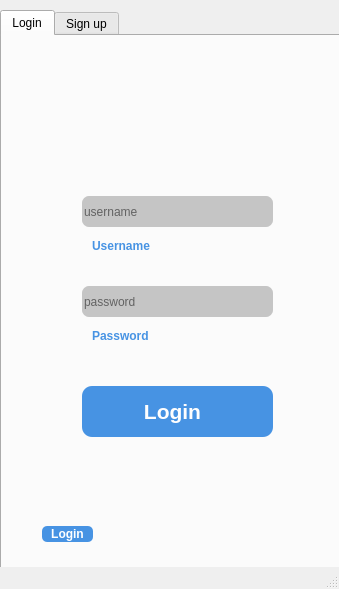
<?xml version="1.0" encoding="UTF-8"?>
<ui version="4.0">
 <class>MainWindow</class>
 <widget class="QMainWindow" name="MainWindow">
  <property name="geometry">
   <rect>
    <x>0</x>
    <y>0</y>
    <width>339</width>
    <height>589</height>
   </rect>
  </property>
  <property name="windowTitle">
   <string>MainWindow</string>
  </property>
  <widget class="QWidget" name="centralwidget">
   <widget class="QTabWidget" name="login">
    <property name="geometry">
     <rect>
      <x>0</x>
      <y>10</y>
      <width>341</width>
      <height>561</height>
     </rect>
    </property>
    <property name="minimumSize">
     <size>
      <width>341</width>
      <height>561</height>
     </size>
    </property>
    <property name="maximumSize">
     <size>
      <width>341</width>
      <height>561</height>
     </size>
    </property>
    <property name="styleSheet">
     <string notr="true"/>
    </property>
    <property name="tabPosition">
     <enum>QTabWidget::North</enum>
    </property>
    <property name="currentIndex">
     <number>0</number>
    </property>
    <property name="usesScrollButtons">
     <bool>false</bool>
    </property>
    <property name="documentMode">
     <bool>false</bool>
    </property>
    <property name="tabsClosable">
     <bool>false</bool>
    </property>
    <property name="movable">
     <bool>false</bool>
    </property>
    <property name="tabBarAutoHide">
     <bool>false</bool>
    </property>
    <widget class="QWidget" name="tab">
     <attribute name="title">
      <string>Login</string>
     </attribute>
     <widget class="QPushButton" name="Logbut">
      <property name="geometry">
       <rect>
        <x>80</x>
        <y>350</y>
        <width>191</width>
        <height>51</height>
       </rect>
      </property>
      <property name="styleSheet">
       <string notr="true">
QPushButton{

border-radius: 10px ;
background-color: rgb(71, 147, 227);

}</string>
      </property>
      <property name="text">
       <string/>
      </property>
     </widget>
     <widget class="QLabel" name="label">
      <property name="geometry">
       <rect>
        <x>140</x>
        <y>360</y>
        <width>61</width>
        <height>31</height>
       </rect>
      </property>
      <property name="styleSheet">
       <string notr="true"/>
      </property>
      <property name="text">
       <string>&lt;!DOCTYPE HTML PUBLIC &quot;-//W3C//DTD HTML 4.0//EN&quot; &quot;http://www.w3.org/TR/REC-html40/strict.dtd&quot;&gt;
&lt;html&gt;&lt;head&gt;&lt;meta name=&quot;qrichtext&quot; content=&quot;1&quot; /&gt;&lt;style type=&quot;text/css&quot;&gt;
p, li { white-space: pre-wrap; }
&lt;/style&gt;&lt;/head&gt;&lt;body style=&quot; font-family:'MS Shell Dlg 2'; font-size:8pt; font-weight:400; font-style:normal;&quot;&gt;
&lt;p align=&quot;center&quot; style=&quot; margin-top:12px; margin-bottom:12px; margin-left:0px; margin-right:0px; -qt-block-indent:0; text-indent:0px;&quot;&gt;&lt;span style=&quot; font-size:16pt; font-weight:600; color:#fefefe;&quot;&gt;Login&lt;/span&gt;&lt;/p&gt;&lt;/body&gt;&lt;/html&gt;</string>
      </property>
     </widget>
     <widget class="QLabel" name="label_2">
      <property name="geometry">
       <rect>
        <x>40</x>
        <y>490</y>
        <width>51</width>
        <height>16</height>
       </rect>
      </property>
      <property name="styleSheet">
       <string notr="true">background-color: rgb(71, 147, 227);
border-radius:5px;
</string>
      </property>
      <property name="text">
       <string>&lt;html&gt;&lt;head/&gt;&lt;body&gt;&lt;p align=&quot;center&quot;&gt;&lt;span style=&quot; font-weight:600; color:#ffffff;&quot;&gt;Login&lt;/span&gt;&lt;/p&gt;&lt;/body&gt;&lt;/html&gt;</string>
      </property>
     </widget>
     <widget class="QLineEdit" name="username">
      <property name="geometry">
       <rect>
        <x>80</x>
        <y>160</y>
        <width>191</width>
        <height>31</height>
       </rect>
      </property>
      <property name="styleSheet">
       <string notr="true">border-radius: 7px ;
background-color: rgb(197, 197, 197);</string>
      </property>
      <property name="text">
       <string/>
      </property>
      <property name="placeholderText">
       <string>username</string>
      </property>
     </widget>
     <widget class="QLabel" name="label_3">
      <property name="geometry">
       <rect>
        <x>90</x>
        <y>200</y>
        <width>121</width>
        <height>21</height>
       </rect>
      </property>
      <property name="text">
       <string>&lt;html&gt;&lt;head/&gt;&lt;body&gt;&lt;p&gt;&lt;span style=&quot; font-weight:600; color:#4793e3;&quot;&gt;   Username&lt;/span&gt;&lt;/p&gt;&lt;/body&gt;&lt;/html&gt;</string>
      </property>
     </widget>
     <widget class="QLineEdit" name="password">
      <property name="geometry">
       <rect>
        <x>80</x>
        <y>250</y>
        <width>191</width>
        <height>31</height>
       </rect>
      </property>
      <property name="styleSheet">
       <string notr="true">background-color: rgb(197, 197, 197);
border-radius: 7px ;</string>
      </property>
      <property name="echoMode">
       <enum>QLineEdit::Password</enum>
      </property>
      <property name="placeholderText">
       <string>password</string>
      </property>
     </widget>
     <widget class="QLabel" name="label_4">
      <property name="geometry">
       <rect>
        <x>90</x>
        <y>290</y>
        <width>111</width>
        <height>21</height>
       </rect>
      </property>
      <property name="text">
       <string>&lt;html&gt;&lt;head/&gt;&lt;body&gt;&lt;p&gt;&lt;span style=&quot; font-weight:600; color:#4793e3;&quot;&gt;Password&lt;/span&gt;&lt;/p&gt;&lt;/body&gt;&lt;/html&gt;</string>
      </property>
     </widget>
     <widget class="QLabel" name="label_5">
      <property name="geometry">
       <rect>
        <x>130</x>
        <y>20</y>
        <width>81</width>
        <height>61</height>
       </rect>
      </property>
      <property name="text">
       <string/>
      </property>
      <property name="pixmap">
       <pixmap>../logo.png</pixmap>
      </property>
     </widget>
    </widget>
    <widget class="QWidget" name="tab_2">
     <attribute name="title">
      <string>Sign up</string>
     </attribute>
     <widget class="QLineEdit" name="user">
      <property name="geometry">
       <rect>
        <x>60</x>
        <y>100</y>
        <width>221</width>
        <height>31</height>
       </rect>
      </property>
      <property name="styleSheet">
       <string notr="true">background-color: rgb(197, 197, 197);
border-radius: 7px;</string>
      </property>
      <property name="placeholderText">
       <string>username</string>
      </property>
     </widget>
     <widget class="QLineEdit" name="passwoed">
      <property name="geometry">
       <rect>
        <x>60</x>
        <y>290</y>
        <width>221</width>
        <height>31</height>
       </rect>
      </property>
      <property name="styleSheet">
       <string notr="true">background-color: rgb(197, 197, 197);
border-radius: 7px;</string>
      </property>
      <property name="echoMode">
       <enum>QLineEdit::Password</enum>
      </property>
      <property name="placeholderText">
       <string>password</string>
      </property>
     </widget>
     <widget class="QLineEdit" name="confpass">
      <property name="geometry">
       <rect>
        <x>60</x>
        <y>360</y>
        <width>221</width>
        <height>31</height>
       </rect>
      </property>
      <property name="styleSheet">
       <string notr="true">background-color: rgb(197, 197, 197);
border-radius: 7px;</string>
      </property>
      <property name="echoMode">
       <enum>QLineEdit::Password</enum>
      </property>
      <property name="placeholderText">
       <string>confirm password</string>
      </property>
     </widget>
     <widget class="QLineEdit" name="email">
      <property name="geometry">
       <rect>
        <x>60</x>
        <y>220</y>
        <width>221</width>
        <height>31</height>
       </rect>
      </property>
      <property name="styleSheet">
       <string notr="true">background-color: rgb(197, 197, 197);
border-radius: 7px;</string>
      </property>
      <property name="placeholderText">
       <string>email@e.com</string>
      </property>
     </widget>
     <widget class="QLabel" name="label_11">
      <property name="geometry">
       <rect>
        <x>70</x>
        <y>130</y>
        <width>121</width>
        <height>21</height>
       </rect>
      </property>
      <property name="text">
       <string>&lt;html&gt;&lt;head/&gt;&lt;body&gt;&lt;p&gt;&lt;span style=&quot; font-weight:600; color:#4793e3;&quot;&gt;   Username&lt;/span&gt;&lt;/p&gt;&lt;/body&gt;&lt;/html&gt;</string>
      </property>
     </widget>
     <widget class="QLabel" name="label_12">
      <property name="geometry">
       <rect>
        <x>70</x>
        <y>250</y>
        <width>121</width>
        <height>21</height>
       </rect>
      </property>
      <property name="text">
       <string>&lt;html&gt;&lt;head/&gt;&lt;body&gt;&lt;p&gt;&lt;span style=&quot; font-weight:600; color:#4793e3;&quot;&gt;Email&lt;/span&gt;&lt;/p&gt;&lt;/body&gt;&lt;/html&gt;</string>
      </property>
     </widget>
     <widget class="QLabel" name="label_13">
      <property name="geometry">
       <rect>
        <x>70</x>
        <y>320</y>
        <width>121</width>
        <height>21</height>
       </rect>
      </property>
      <property name="text">
       <string>&lt;html&gt;&lt;head/&gt;&lt;body&gt;&lt;p&gt;&lt;span style=&quot; font-weight:600; color:#4793e3;&quot;&gt;Password&lt;/span&gt;&lt;/p&gt;&lt;/body&gt;&lt;/html&gt;</string>
      </property>
     </widget>
     <widget class="QLabel" name="label_14">
      <property name="geometry">
       <rect>
        <x>70</x>
        <y>390</y>
        <width>121</width>
        <height>21</height>
       </rect>
      </property>
      <property name="text">
       <string>&lt;html&gt;&lt;head/&gt;&lt;body&gt;&lt;p&gt;&lt;span style=&quot; font-weight:600; color:#4793e3;&quot;&gt;Confirm Password&lt;/span&gt;&lt;/p&gt;&lt;/body&gt;&lt;/html&gt;</string>
      </property>
     </widget>
     <widget class="QPushButton" name="Logbut_3">
      <property name="geometry">
       <rect>
        <x>70</x>
        <y>430</y>
        <width>201</width>
        <height>51</height>
       </rect>
      </property>
      <property name="styleSheet">
       <string notr="true">
QPushButton{

border-radius: 10px ;
background-color: rgb(71, 147, 227);

}</string>
      </property>
      <property name="text">
       <string/>
      </property>
     </widget>
     <widget class="QLabel" name="label_15">
      <property name="geometry">
       <rect>
        <x>120</x>
        <y>440</y>
        <width>121</width>
        <height>31</height>
       </rect>
      </property>
      <property name="styleSheet">
       <string notr="true"/>
      </property>
      <property name="text">
       <string>&lt;!DOCTYPE HTML PUBLIC &quot;-//W3C//DTD HTML 4.0//EN&quot; &quot;http://www.w3.org/TR/REC-html40/strict.dtd&quot;&gt;
&lt;html&gt;&lt;head&gt;&lt;meta name=&quot;qrichtext&quot; content=&quot;1&quot; /&gt;&lt;style type=&quot;text/css&quot;&gt;
p, li { white-space: pre-wrap; }
&lt;/style&gt;&lt;/head&gt;&lt;body style=&quot; font-family:'MS Shell Dlg 2'; font-size:8pt; font-weight:400; font-style:normal;&quot;&gt;
&lt;p align=&quot;center&quot; style=&quot; margin-top:12px; margin-bottom:12px; margin-left:0px; margin-right:0px; -qt-block-indent:0; text-indent:0px;&quot;&gt;&lt;span style=&quot; font-size:16pt; font-weight:600; color:#fefefe;&quot;&gt;Sign Up&lt;/span&gt;&lt;/p&gt;&lt;/body&gt;&lt;/html&gt;</string>
      </property>
     </widget>
     <widget class="QLabel" name="label_16">
      <property name="geometry">
       <rect>
        <x>130</x>
        <y>20</y>
        <width>81</width>
        <height>61</height>
       </rect>
      </property>
      <property name="cursor">
       <cursorShape>ArrowCursor</cursorShape>
      </property>
      <property name="text">
       <string/>
      </property>
      <property name="pixmap">
       <pixmap>../logo.png</pixmap>
      </property>
     </widget>
     <widget class="QLineEdit" name="firstname">
      <property name="geometry">
       <rect>
        <x>60</x>
        <y>160</y>
        <width>61</width>
        <height>31</height>
       </rect>
      </property>
      <property name="styleSheet">
       <string notr="true">background-color: rgb(197, 197, 197);
border-radius: 7px;</string>
      </property>
      <property name="placeholderText">
       <string>Name</string>
      </property>
     </widget>
     <widget class="QLineEdit" name="lastname">
      <property name="geometry">
       <rect>
        <x>220</x>
        <y>160</y>
        <width>61</width>
        <height>31</height>
       </rect>
      </property>
      <property name="styleSheet">
       <string notr="true">background-color: rgb(197, 197, 197);
border-radius: 7px;</string>
      </property>
      <property name="placeholderText">
       <string>surname</string>
      </property>
     </widget>
     <widget class="QLabel" name="label_17">
      <property name="geometry">
       <rect>
        <x>60</x>
        <y>190</y>
        <width>61</width>
        <height>21</height>
       </rect>
      </property>
      <property name="text">
       <string>&lt;html&gt;&lt;head/&gt;&lt;body&gt;&lt;p&gt;&lt;span style=&quot; font-weight:600; color:#4793e3;&quot;&gt;First Name&lt;/span&gt;&lt;/p&gt;&lt;/body&gt;&lt;/html&gt;</string>
      </property>
     </widget>
     <widget class="QLabel" name="label_18">
      <property name="geometry">
       <rect>
        <x>220</x>
        <y>190</y>
        <width>71</width>
        <height>21</height>
       </rect>
      </property>
      <property name="text">
       <string>&lt;html&gt;&lt;head/&gt;&lt;body&gt;&lt;p&gt;&lt;span style=&quot; font-weight:600; color:#4793e3;&quot;&gt;Last Name&lt;/span&gt;&lt;/p&gt;&lt;/body&gt;&lt;/html&gt;</string>
      </property>
     </widget>
     <widget class="QLineEdit" name="firstname_2">
      <property name="geometry">
       <rect>
        <x>140</x>
        <y>160</y>
        <width>61</width>
        <height>31</height>
       </rect>
      </property>
      <property name="styleSheet">
       <string notr="true">background-color: rgb(197, 197, 197);
border-radius: 7px;</string>
      </property>
      <property name="placeholderText">
       <string>Name</string>
      </property>
     </widget>
     <widget class="QLabel" name="label_19">
      <property name="geometry">
       <rect>
        <x>130</x>
        <y>190</y>
        <width>71</width>
        <height>21</height>
       </rect>
      </property>
      <property name="text">
       <string>&lt;html&gt;&lt;head/&gt;&lt;body&gt;&lt;p&gt;&lt;span style=&quot; font-weight:600; color:#4793e3;&quot;&gt;Middle Name&lt;/span&gt;&lt;/p&gt;&lt;/body&gt;&lt;/html&gt;</string>
      </property>
     </widget>
    </widget>
   </widget>
  </widget>
  <widget class="QMenuBar" name="menubar">
   <property name="geometry">
    <rect>
     <x>0</x>
     <y>0</y>
     <width>339</width>
     <height>21</height>
    </rect>
   </property>
  </widget>
  <widget class="QStatusBar" name="statusbar"/>
 </widget>
 <resources/>
 <connections/>
</ui>
